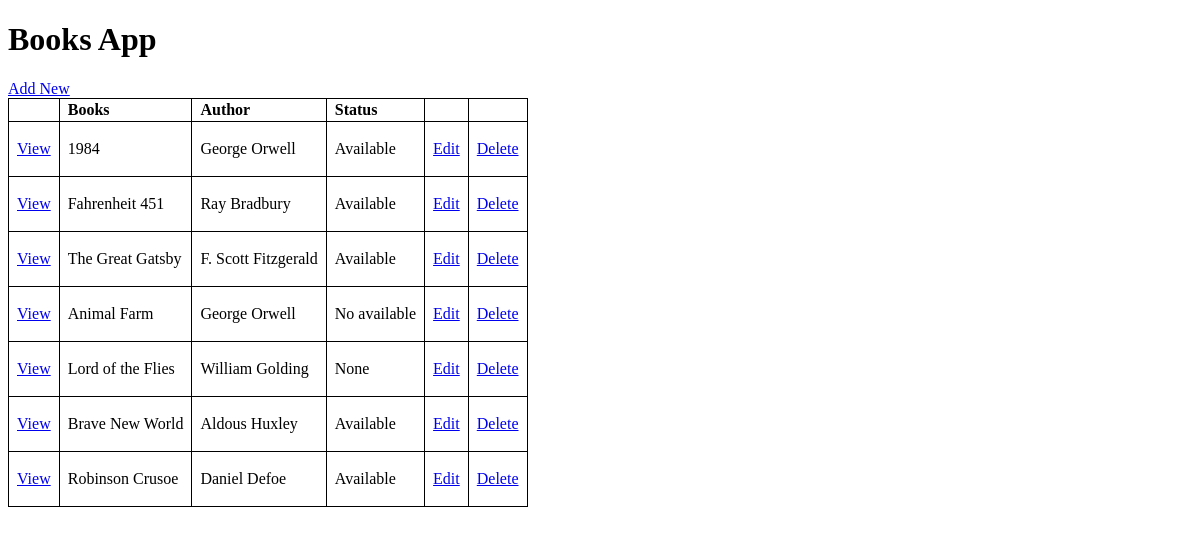
Before: / with the older database file.
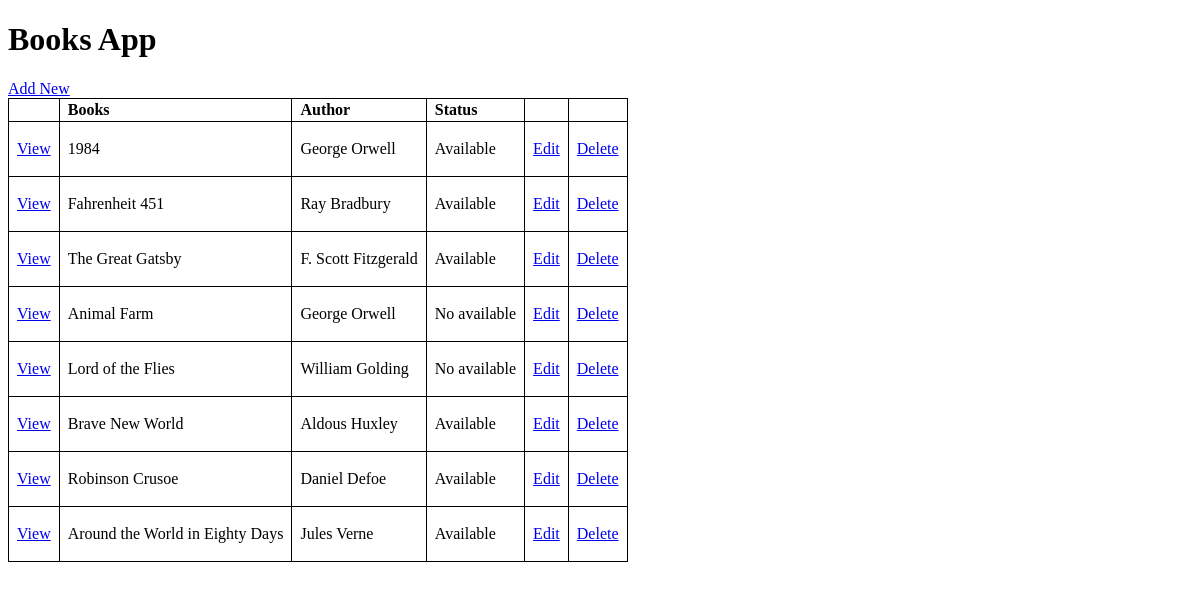
After: the same page with the newer database file.
### bookapp/models.py (models this page shows, shortened)
class Book(models.Model):
    title = models.CharField(max_length=200, null=True, blank=True)
    author = models.CharField(max_length=200, null=True, blank=True)
    STATUS = (
        ("Available", "Available"),
        ("No available", "No available"),
    )
    status = models.CharField(max_length=200, choices=STATUS, null=True, blank=True)
    CHECKED = (
        ("None", "None"),
    )
    checked = models.CharField(max_length=200, choices=CHECKED, null=True, blank=True)
    created = models.DateTimeField(auto_now_add=True)
    id = models.UUIDField(default=uuid.uuid1, unique=True, primary_key=True, editable=False)

### bookapp/views.py (the view)
# urls.py: path("", views.mainPage, name="mainPage"),
def mainPage(request):
    book = Book.objects.all()
    context = {
        "book": book,
    }
    return render(request, "bookapp/mainPage.html", context)

### bookapp/templates/bookapp/mainPage.html
{% extends 'main.html' %}
{% block content %}
<h1>Books App</h1>
<a href="{% url 'add-book' %}">Add New</a>
<table style="border-collapse: collapse; text-align: left;">
    <tr>
        <th style="border: solid black 1px; padding: 2px 8px;"></th>
        <th style="border: solid black 1px; padding: 2px 8px;">Books</th>
        <th style="border: solid black 1px; padding: 2px 8px;">Author</th>
        <th style="border: solid black 1px; padding: 2px 8px;">Status</th>
        <th style="border: solid black 1px; padding: 2px 8px;"></th>
        <th style="border: solid black 1px; padding: 2px 8px;"></th>
    </tr>
    {% for b in book %}
    <tr>
        <td style="border: solid black 1px; padding: 2px 8px;"><a href="{% url 'view-book' b.id %}">View</a></td>
        <td style="border: solid black 1px; padding: 2px 8px;"><p>{{b.title}}</p></td>
        <td style="border: solid black 1px; padding: 2px 8px;"><p>{{b.author}}</p></td>
        <td style="border: solid black 1px; padding: 2px 8px;"><p>{{b.status}}</p></td>
        <td style="border: solid black 1px; padding: 2px 8px;"><a href="{% url 'edit-book' b.id %}">Edit</a></td>
        <td style="border: solid black 1px; padding: 2px 8px;"><a href="{% url 'delete-book' b.id %}">Delete</a></td>
    </tr>
    {% endfor %}
</table>
{% endblock content %}

Changed rows visible on the page:
changed Book "Lord of the Flies": status "None" → "No available"
added Book: title "Around the World in Eighty Days", author "Jules Verne", status "Available"
